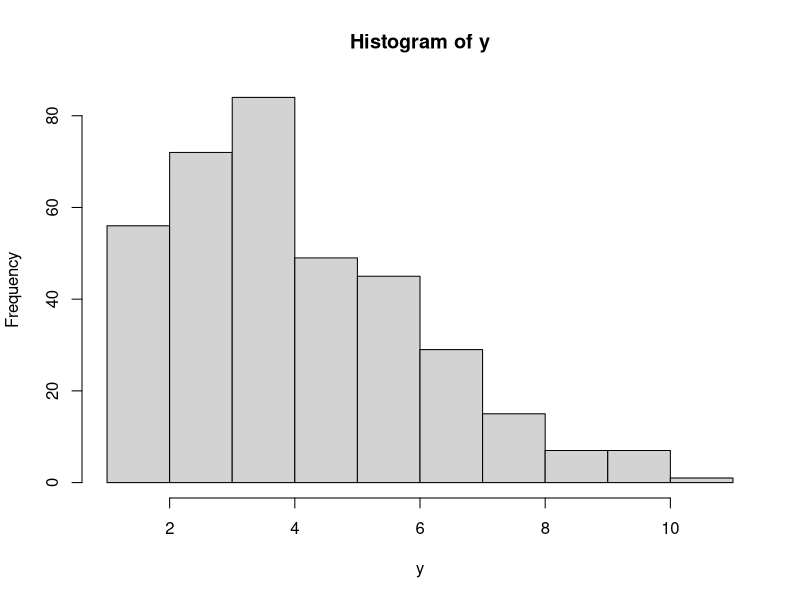

This figure's R source:
#No.3

#a
lambda = 4.5
x = 6
dpois(x, lambda)

#b
set.seed(0)
n = 365
y = rpois(n, lambda)
hist(y)
z = (rpois(n, lambda) == 6)
mean(z)

#c
#Tidak terpaut jauh

#d
#Mean dan varians Distribusi Poison adalah lambda
